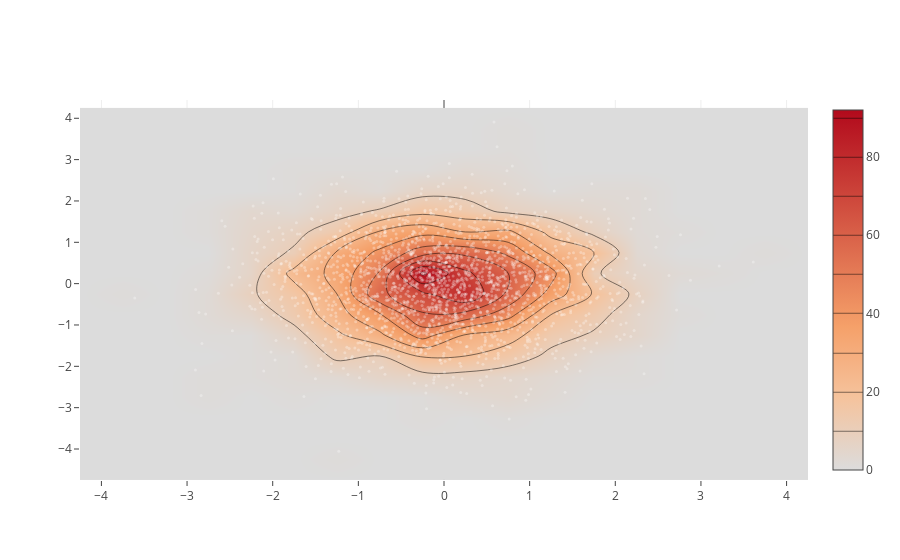

Source (notebook cell):
### Code cell
# Scatter plot with heatmap
x = np.random.randn(2000)
y = np.random.randn(2000)
plotly.offline.iplot([Histogram2dContour(x=x, y=y, contours=Contours(coloring='heatmap')),
       Scatter(x=x, y=y, mode='markers', marker=Marker(color='white', size=3, opacity=0.3))], show_link=False)

### Figure 1 — Plotly figure (JSON) as saved in the notebook; plotly's stock layout.template omitted (floating-point values rounded to 4 significant figures; data arrays with more than 128 entries replaced by an {"elided": "..."} marker saying what was removed)
{"data": [{"contours": {"coloring": "heatmap"}, "type": "histogram2dcontour", "x": {"elided": "2000 float values"}, "y": {"elided": "2000 float values"}}, {"marker": {"color": "white", "opacity": 0.3, "size": 3}, "mode": "markers", "type": "scatter", "x": {"elided": "2000 float values"}, "y": {"elided": "2000 float values"}}], "layout": {}}
